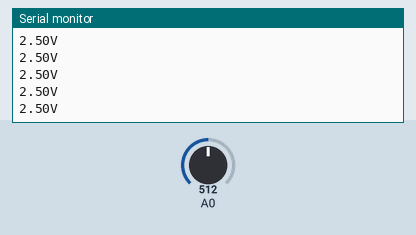
Simulated run of this sketch. Board: Arduino Uno, built with avr-gcc and run on an emulated ATmega328P. Shown: the last lines printed to the serial monitor. The test bench sets the inputs (shaded band); at power-on: A0 = 512.

Above: at 1.2 s.
1.3 s: A0 set to 716
At 1.47 s:
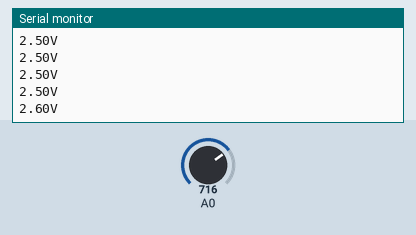
2.8 s: A0 set to 900
At 2.88 s:
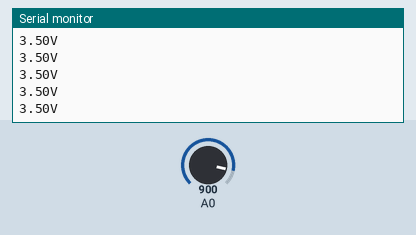
Timing chart, 0 to 5.8 s (numbered marks = the images above; inputs shaded):
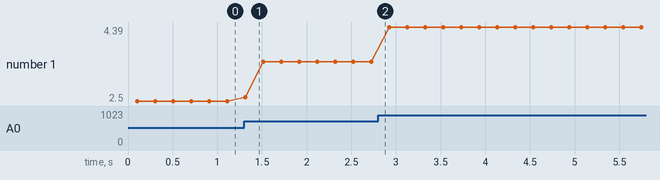

The sketch:

av_voltage_test.ino
```cpp
const int numReadings = 10;
int readings[numReadings];
int total = 0;
int average = 0;

void setup() {
  Serial.begin(9600);
}

void loop() {
  for (int i = 0; i < numReadings; i++) {
    readings[i] = analogRead(A0);
    total += readings[i];
    delay(10);
  }
  average = total / numReadings;
  float voltage = (average / 1024.0)* 5.0; // Calculate the voltage
  Serial.print(voltage);
  Serial.println("V");
  total = 0;
  delay(100);
}
```

Measured:
- after the input at 1.3 s, the serial monitor: prints a new line at once (image 1)
- plotted number 1: 2.5 → 3.5 after the input at 1.3 s, 3.5 → 4.39 after the input at 2.8 s
